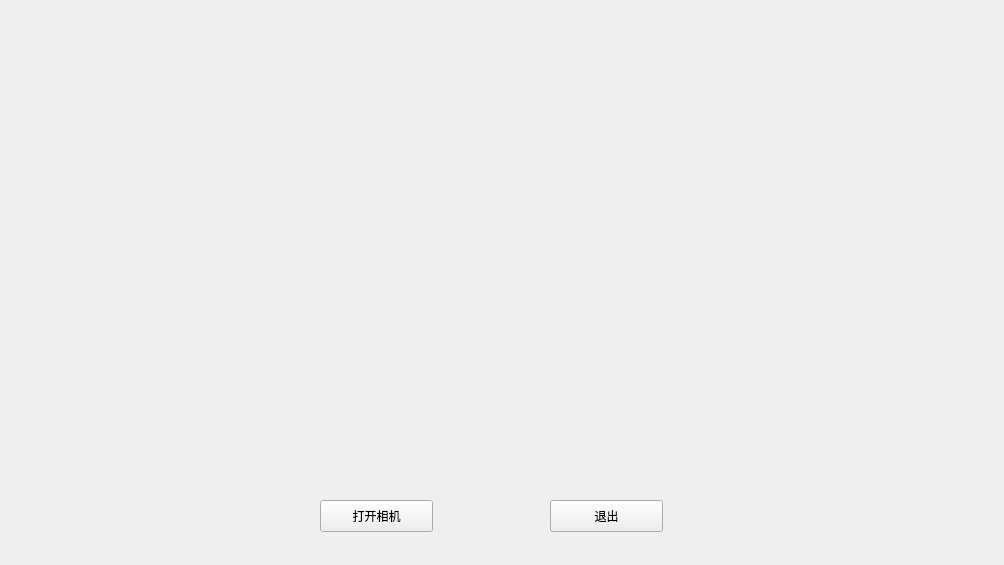
<?xml version="1.0" encoding="UTF-8"?>
<ui version="4.0">
 <class>Form</class>
 <widget class="QWidget" name="Form">
  <property name="geometry">
   <rect>
    <x>0</x>
    <y>0</y>
    <width>1004</width>
    <height>565</height>
   </rect>
  </property>
  <property name="windowTitle">
   <string>Form</string>
  </property>
  <widget class="QPushButton" name="pushButton">
   <property name="geometry">
    <rect>
     <x>320</x>
     <y>500</y>
     <width>113</width>
     <height>32</height>
    </rect>
   </property>
   <property name="text">
    <string>打开相机</string>
   </property>
  </widget>
  <widget class="QPushButton" name="pushButton_2">
   <property name="geometry">
    <rect>
     <x>550</x>
     <y>500</y>
     <width>113</width>
     <height>32</height>
    </rect>
   </property>
   <property name="text">
    <string>退出</string>
   </property>
  </widget>
  <widget class="QLabel" name="label">
   <property name="geometry">
    <rect>
     <x>100</x>
     <y>90</y>
     <width>400</width>
     <height>400</height>
    </rect>
   </property>
   <property name="text">
    <string/>
   </property>
  </widget>
  <widget class="QLabel" name="label_2">
   <property name="geometry">
    <rect>
     <x>570</x>
     <y>90</y>
     <width>400</width>
     <height>400</height>
    </rect>
   </property>
   <property name="text">
    <string/>
   </property>
  </widget>
 </widget>
 <resources/>
 <connections/>
</ui>
